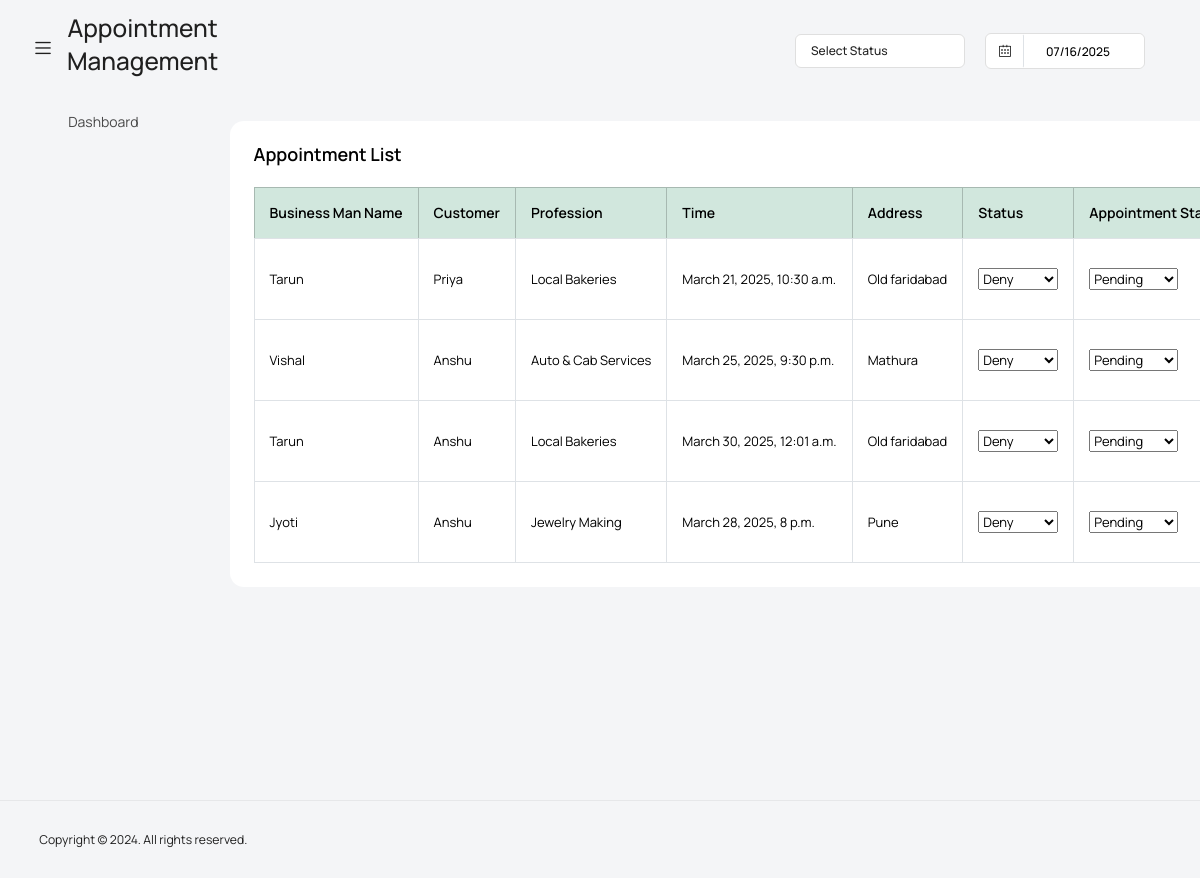
The app's page /appointment-list with its own data.
### appointment_management/models.py (models this page shows)
class BookAppointment(models.Model):
    business_man = models.ForeignKey(user_profile,on_delete=models.CASCADE,default=None,null=True)
    customer = models.ForeignKey(user_profile,on_delete=models.CASCADE,default=None,null=True,related_name='xyz')
    datetime = models.DateTimeField(default=None,null=True)
    status_choices = (('approved', 'Approved'), ('deny', 'Deny'))
    status = models.CharField(choices=status_choices,default=None,null=True, max_length=50)
    appointment_choices = (('completed', 'Completed'), ('pending', 'Pending'))
    appointment_status = models.CharField(choices=appointment_choices, default=None, null=True, max_length=50)

### user_management/models.py (models this page shows)
class user_profile(AbstractUser):
    phone_number = models.CharField(default=None,null=True, max_length=100)
    profession = models.CharField(default=None,null=True, max_length=100)
    description = models.CharField(default=None,null=True, max_length=100)
    address = models.CharField(default=None,null=True, max_length=100)
    profile_image = models.FileField(upload_to='user-image/',default=None,null=True)
    status = models.CharField(default='Inactive',null=True, max_length=100)
    class Meta:
        db_table = 'auth_user'

### appointment_management/views.py (the view)
# urls.py: path('appointment-list',views.appointment_list,name='appointment_list'),
def appointment_list(request):
    data = BookAppointment.objects.all()
    return render(request,'appointment-list.html',{'data':data})

### template/appointment-list.html (shortened to what this page needs)
{% extends 'base.html' %}
{% block content %}
          <div class="content-wrapper">
            <div class="row">
              <div class="col-lg-12 stretch-card">
                <div class="card">
                  <div class="card-body">
                    <h4 class="card-title">Appointment List</h4>
                    <div class="table-responsive">
                      <table class="table table-bordered">
                        <thead>
                          <tr class="table-success">
                            <th>Business Man Name</th>
                            <th>Customer </th>
                            <th> Profession </th>
                            <th> Time </th>
                            <th>Address</th>
                            <th>Status</th>
                            <th>Appointment Status</th>
                          </tr>
                        </thead>
                        <tbody>
                        {% for data in data %}
                          <tr >
                            <td>{{data.business_man.first_name}}</td>
                            <td>{{data.customer.first_name}}</td>
                            <td>{{data.business_man.profession}}</td>
                            <td>{{data.datetime}}</td>
                            <td>{{data.business_man.address}}</td>
                            {% if request.user.groups.first.name == 'business_man' %}
                            <td>
                              <form method="post" action="{% url 'update_status' data.id %}">
                                {% csrf_token %}
                                <select name="status" onchange="this.form.submit()">
                                  {% if data.status == 'approved' %}
                                  <option value="approved" class="text-success" selected>Approved</option>
                                  <option value="deny" class="text-danger">Deny</option>
                                  {% else %}
                                  <option value="approved" class="text-success">Approved</option>
                                  <option value="deny" class="text-danger" selected>Deny</option>
                                  {% endif %}
                                </select>
                              </form>
                            </td>
                            <td>{{data.appointment_status}}</td>
                            {% else %}
                            <td>
                              <form method="post" action="{% url 'update_status' data.id %}">
                                <select name="status" onchange="this.form.submit()">
                                  {% if data.status == 'approved' %}
                                  <option value="approved" class="text-success" selected>Approved</option>
                                  <option value="deny" class="text-danger">Deny</option>
                                  {% else %}
                                  <option value="deny" class="text-danger" selected>Deny</option>
                                  {% endif %}
                                </select>
                              </form>
                            </td>
                            <td><form method="post" action="{% url 'appointment_status_update' data.id %}">
                              <select name="status" onchange="this.form.submit()">
                                {% if data.status == 'completed' %}
                                <option value="completed" class="text-success" selected>Completed</option>
                                <option value="pending" class="text-danger">Pending</option>
                                {% else %}
                                <option value="pending" class="text-danger" selected>Pending</option>
                                {% endif %}
                              </select>
                            </form></td>
                            {% endif %}
                          </tr>
                        {% endfor %}
                        </tbody>
                      </table>
                    </div>
                  </div>
                </div>
              </div>
            </div>
          </div>
{% endblock %}

### template/base.html (shortened to what this page needs)
{% load static %}
<!DOCTYPE html>
<html lang="en">
  <head>
    <link rel="stylesheet" href="{% static 'vendors/feather/feather.css' %}">
    <link rel="stylesheet" href="{% static 'vendors/mdi/css/materialdesignicons.min.css' %}">
    <link rel="stylesheet" href="{% static 'vendors/ti-icons/css/themify-icons.css' %}">
    <link rel="stylesheet" href="{% static 'vendors/font-awesome/css/font-awesome.min.css' %}">
    <link rel="stylesheet" href="{% static 'vendors/typicons/typicons.css' %}">
    <link rel="stylesheet" href="{% static 'vendors/simple-line-icons/css/simple-line-icons.css' %}">
    <link rel="stylesheet" href="{% static 'vendors/css/vendor.bundle.base.css' %}">
    <link rel="stylesheet" href="{% static 'vendors/bootstrap-datepicker/bootstrap-datepicker.min.css' %}">
    <link rel="stylesheet" href="{% static 'css/style.css' %}">
  </head>
  <body>
    <div class="container-scroller">
      <nav class="navbar default-layout col-lg-12 col-12 p-0 fixed-top d-flex align-items-top flex-row">
        <div class="text-center navbar-brand-wrapper d-flex align-items-center justify-content-start">
          <div class="me-3">
            <button class="navbar-toggler navbar-toggler align-self-center" type="button" data-bs-toggle="minimize">
              <span class="icon-menu"></span>
            </button>
          </div>
          <div><h3>Appointment </h3>
            <h3>Management</h3>
          </div>
        </div>
        <div class="navbar-menu-wrapper d-flex align-items-top">
          <ul class="navbar-nav ms-auto">
            <li class="nav-item dropdown d-none d-lg-block">
              <form method="post" action="{% url 'create_business_history' %}">
              <a class="nav-link dropdown-bordered dropdown-toggle dropdown-toggle-split" id="messageDropdown" href="#" data-bs-toggle="dropdown" aria-expanded="false"  onchange="form.submit()"> Select Status </a>
                </form>
            </li>
            <li class="nav-item d-none d-lg-block">
              <div id="datepicker-popup" class="input-group date datepicker navbar-date-picker">
                <span class="input-group-addon input-group-prepend border-right">
                  <span class="icon-calendar input-group-text calendar-icon"></span>
                </span>
                <input type="text" class="form-control">
              </div>
            </li>
          </ul>
        </div>
      </nav>
      <div class="container-fluid page-body-wrapper">
        <nav class="sidebar sidebar-offcanvas" id="sidebar">
          <ul class="nav">
            <li class="nav-item">
              <a class="nav-link" href="{% url 'dashboard' %}">
                <i class="mdi mdi-grid-large menu-icon"></i>
                <span class="menu-title">Dashboard</span>
              </a>
            </li>
          </ul>
        </nav>
          {% block content %}
          {% endblock %}
        </div>
          <footer class="footer">
            <div class="d-sm-flex justify-content-center justify-content-sm-between">
              <span class="float-none float-sm-end d-block mt-1 mt-sm-0 text-center">Copyright © 2024. All rights reserved.</span>
            </div>
          </footer>
      </div>
  </body>
</html>

### records on screen
BookAppointment: business_man.first_name "Tarun", customer.first_name "Priya", business_man.profession "Local Bakeries", datetime "March 21, 2025, 10:30 a.m.", business_man.address "Old faridabad", status "Deny", status "Pending"
BookAppointment: business_man.first_name "Vishal", customer.first_name "Anshu", business_man.profession "Auto & Cab Services", datetime "March 25, 2025, 9:30 p.m.", business_man.address "Mathura", status "Deny", status "Pending"
BookAppointment: business_man.first_name "Tarun", customer.first_name "Anshu", business_man.profession "Local Bakeries", datetime "March 30, 2025, 12:01 a.m.", business_man.address "Old faridabad", status "Deny", status "Pending"
BookAppointment: business_man.first_name "Jyoti", customer.first_name "Anshu", business_man.profession "Jewelry Making", datetime "March 28, 2025, 8 p.m.", business_man.address "Pune", status "Deny", status "Pending"
